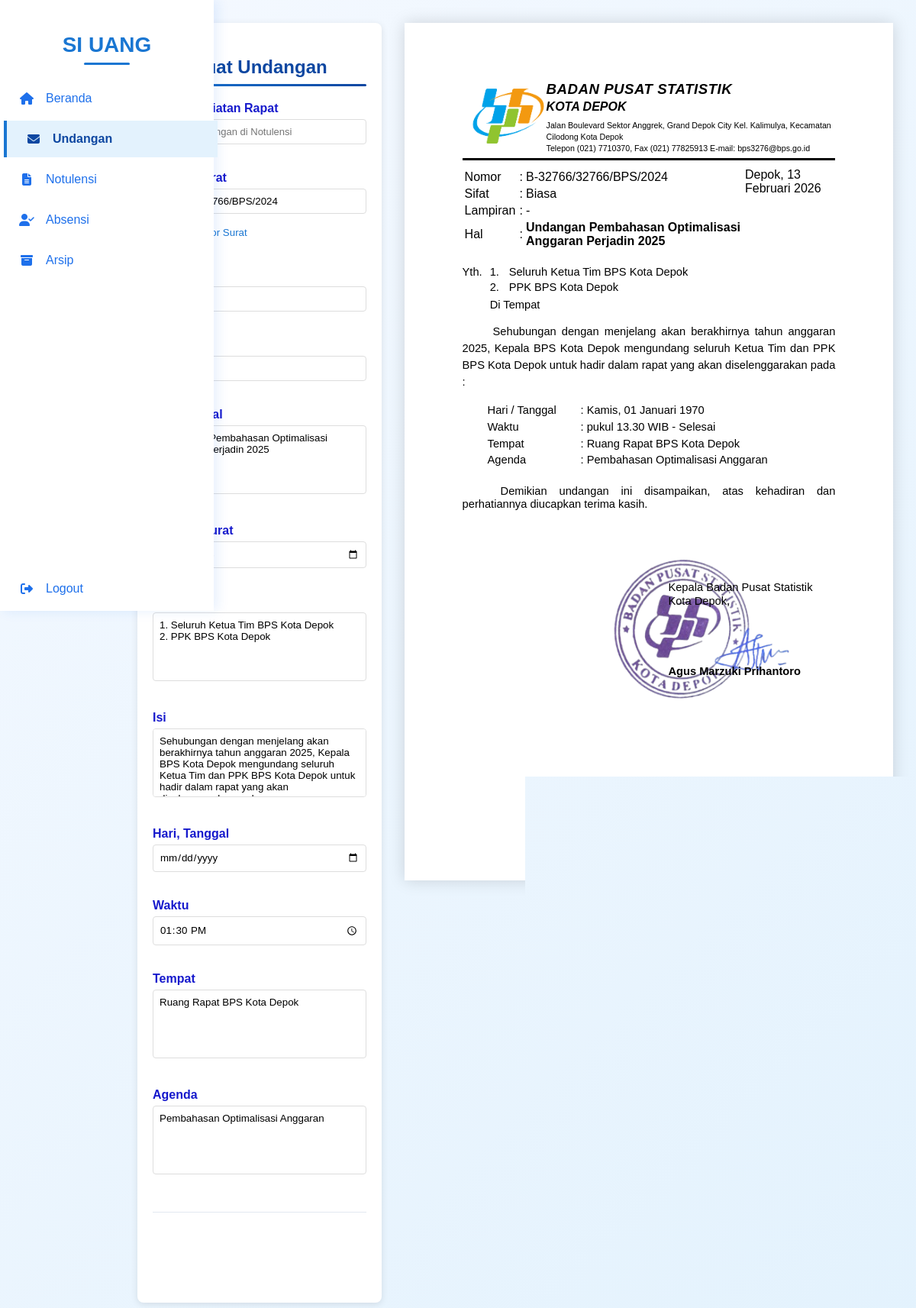
Screenshot of /pages/undangan.php with the database file from the repository.
### tables this page shows
CREATE TABLE `pejabat` (
  `id` int(11) NOT NULL,
  `nama_kepala` varchar(100) NOT NULL,
  `file_stempel_ttd` varchar(255) DEFAULT NULL
);

### pages/undangan.php (the view, shortened to what this page needs)
<?php
$agenda = "Pembahasan Optimalisasi Anggaran";
require_once __DIR__ . '/../koneksi.php';
$query_pejabat = mysqli_query($koneksi, "SELECT * FROM pejabat LIMIT 1");
$pejabat = mysqli_fetch_assoc($query_pejabat);
$is_edit_mode = false;
$nomor    = $_POST['f_nomor']    ?? ($nomor ?? 'B-32766/32766/BPS/2024');
$sifat    = $_POST['f_sifat']    ?? ($sifat ?? 'Biasa');
$lampiran = $_POST['f_lampiran'] ?? ($lampiran ?? '-');
$hal      = $_POST['f_hal']      ?? ($hal ?? 'Undangan Pembahasan Optimalisasi Anggaran Perjadin 2025');
$tglsurat = $_POST['f_tglsurat'] ?? ($tglsurat ?? date('Y-m-d'));
$kepada   = $_POST['f_kepada']   ?? ($kepada ?? "1. Seluruh Ketua Tim BPS Kota Depok\n2. PPK BPS Kota Depok");
$isi      = $_POST['f_isi']      ?? ($isi ?? 'Sehubungan dengan menjelang akan berakhirnya tahun anggaran 2025, Kepala BPS Kota Depok mengundang seluruh Ketua Tim dan PPK BPS Kota Depok untuk hadir dalam rapat yang akan diselenggarakan pada');
$hari     = $_POST['f_hari']     ?? ($hari ?? 'Y-m-d');
$waktu    = $_POST['f_waktu']    ?? ($waktu ?? '13:30');
$tempat   = $_POST['f_tempat']   ?? ($tempat ?? 'Ruang Rapat BPS Kota Depok');
$tempat   = $_POST['f_tempat']   ?? ($tempat ?? 'Ruang Rapat BPS Kota Depok');
$agenda = $_POST['f_agenda'] ?? $agenda;
function formatTanggal($date)
{
    $bulan = ['01' => 'Januari', '02' => 'Februari', '03' => 'Maret', '04' => 'April', '05' => 'Mei', '06' => 'Juni', '07' => 'Juli', '08' => 'Agustus', '09' => 'September', '10' => 'Oktober', '11' => 'November', '12' => 'Desember'];
    if (preg_match('/^\d{4}-\d{2}-\d{2}$/', $date)) {
        [$y, $m, $d] = explode('-', $date);
        return "Depok, $d {$bulan[$m]} $y";
    }
    return $date;
}
function formatHariTanggal($date)
{
    $hari_list = ['Minggu', 'Senin', 'Selasa', 'Rabu', 'Kamis', 'Jumat', 'Sabtu'];
    $bulan_list = ['01' => 'Januari', '02' => 'Februari', '03' => 'Maret', '04' => 'April', '05' => 'Mei', '06' => 'Juni', '07' => 'Juli', '08' => 'Agustus', '09' => 'September', '10' => 'Oktober', '11' => 'November', '12' => 'Desember'];
    $ts = strtotime($date);
    return $hari_list[date('w', $ts)] . ', ' . date('d', $ts) . ' ' . $bulan_list[date('m', $ts)] . ' ' . date('Y', $ts);
}
function formatWaktu($w)
{
    return 'pukul ' . str_replace(':', '.', $w) . ' WIB - Selesai';
}
?>
<!DOCTYPE html>
<html lang="id">
<head>
    <link rel="stylesheet" href="https://cdnjs.cloudflare.com/ajax/libs/font-awesome/6.4.0/css/all.min.css">
</head>
<body>
    <div class="container">
        <div class="sidebar">
            <h2>SI UANG</h2>
            <ul>
                <li><a href="index.php?page=beranda"><i class="fas fa-home"></i> Beranda</a></li>
                <li><a href="index.php?page=undangan" class="active"><i class="fas fa-envelope"></i> Undangan</a></li>
                <li><a href="index.php?page=notulensi"><i class="fas fa-file-alt"></i> Notulensi</a></li>
                <li><a href="index.php?page=absensi"><i class="fas fa-user-check"></i> Absensi</a></li>
                <li><a href="index.php?page=arsip"><i class="fas fa-archive"></i> Arsip</a></li>
                <li style="position: absolute; bottom: 0px; right: 0px; left: 0px;"><a href="index.php?page=logout"><i class="fas fa-sign-out-alt"></i> Logout</a></li>
            </ul>
        </div>
        <div class="main-content">
            <div class="form-container">
                <form id="formUndangan" method="post">
                    <div class="card-head">
                        <h3><?= $is_edit_mode ? 'Edit Undangan' : 'Buat Undangan' ?></h3>
                    </div>
                    <label>Nama Kegiatan Rapat</label>
                    <input name="f_nama_kegiatan" value="<?= htmlspecialchars($nama_kegiatan ?? '') ?>" placeholder="Samakan dengan di Notulensi" required style="font-size: small ">
                    <label>Nomor Surat</label>
                    <input name="f_nomor" value="<?= htmlspecialchars($nomor) ?>">
                    <a href="https://sites.google.com/view/permintaan-nomor-surat/no-surat-2025"
                        target="_blank" style="display: inline-block; margin-bottom: 20px; color: #1976d2;
                text-decoration: none; font-size: 10pt;"><i class="fas fa-external-link-alt"></i> Buat Nomor Surat</a>
                    <label>Sifat</label><input name="f_sifat" value="<?php echo htmlspecialchars($sifat); ?>">
                    <label>Lampiran</label><input name="f_lampiran" value="<?php echo htmlspecialchars($lampiran); ?>">
                    <label>Hal / Perihal</label>
                    <textarea name="f_hal" rows="2"><?= htmlspecialchars($hal) ?></textarea>
                    <label>Tanggal Surat</label><input type="date" name="f_tglsurat" value="<?php echo htmlspecialchars($tglsurat); ?>">
                    <label>Kepada</label>
                    <textarea name="f_kepada" rows="3"><?= htmlspecialchars($kepada) ?></textarea>
                    <label>Isi</label><textarea name="f_isi"><?php echo htmlspecialchars($isi); ?></textarea>
                    <label>Hari, Tanggal</label><input type="date" name="f_hari" value="<?php echo htmlspecialchars($hari); ?>">
                    <label>Waktu</label><input type="time" name="f_waktu" value="<?php echo htmlspecialchars($waktu); ?>">
                    <label>Tempat</label><textarea name="f_tempat"><?php echo htmlspecialchars($tempat); ?></textarea>
                    <label>Agenda</label><textarea name="f_agenda"><?php echo htmlspecialchars($agenda); ?></textarea>
                    <div class="actions" style="margin-top: 30px; border-top: 1px solid #e2e8f0; padding-top: 20px;">
                        <button class="btn save" type="button" onclick="saveNotulensi()" style="flex: 1; justify-content: center; font-size: 16px; padding: 8px;"><i class="fas fa-save"></i> Simpan Undangan</button>
                        <button class="btn print" type="button" onclick="cetakPDF(this)" style="flex: 1; justify-content: center; font-size: 16px; padding: 8px;"><i class="fas fa-print"></i> Cetak PDF</button>
                    </div>
                </form>
            </div>
            <div class="sheet">
                <div class="kop-preview">
                    <div class="kop-logo">
                        <img src="pdf/logo.png" alt="Logo BPS">
                    </div>
                    <div class="kop-text">
                        <div class="instansi-name">BADAN PUSAT STATISTIK</div>
                        <div class="wilayah-name">KOTA DEPOK</div>
                        <div class="alamat-text">
                            Jalan Boulevard Sektor Anggrek, Grand Depok City Kel. Kalimulya,
                            Kecamatan Cilodong Kota Depok<br>
                            Telepon (021) 7710370, Fax (021) 77825913 E-mail: bps3276@bps.go.id
                        </div>
                    </div>
                </div>
                <div class="meta">
                    <table>
                        <tr>
                            <td width="70">Nomor</td>
                            <td>:</td>
                            <td><?= $nomor ?></td>
                        </tr>
                        <tr>
                            <td>Sifat</td>
                            <td>:</td>
                            <td><?= $sifat ?></td>
                        </tr>
                        <tr>
                            <td>Lampiran</td>
                            <td>:</td>
                            <td><?= htmlspecialchars($lampiran) ?></td>
                        </tr>
                        <tr>
                            <td>Hal</td>
                            <td>:</td>
                            <td><strong><?= $hal ?></strong></td>
                        </tr>
                    </table>
                    <div><?= formatTanggal($tglsurat) ?></div>
                </div>
                <div class="content" style="line-height: 1.2;">
                    <div style="display: flex; align-items: flex-start;">
                        <span style="white-space: nowrap; margin-right: 10px;">Yth.</span>
                        <div style="display: flex; flex-direction: column; width: 100%;">
                            <?php
                            $daftar_penerima = explode("\n", $kepada);
                            foreach ($daftar_penerima as $index => $penerima) {
                                $posisi_titik = strpos($penerima, ".");
                                if ($posisi_titik !== false) {
                                    $nomor = substr($penerima, 0, $posisi_titik + 1);
                                    $nama = substr($penerima, $posisi_titik + 1);
                                    echo '<div style="display: flex; align-items: flex-start; margin-bottom: 2px;">';
                                    echo '<span style="min-width: 25px;">' . htmlspecialchars(trim($nomor)) . '</span>';
                                    echo '<span>' . htmlspecialchars(trim($nama)) . '</span>';
                                    echo '</div>';
                                } else {
                                    echo '<div style="margin-bottom: 2px;">' . htmlspecialchars(trim($penerima)) . '</div>';
                                }
                            }
                            ?>
                            <div style="margin-top: 4px;">Di Tempat</div>
                        </div>
                    </div>
                    <?php
                    $isi_preview = trim($isi);
                    if (substr($isi_preview, -1) !== ':') {
                        $isi_preview .= ' :';
                    }
                    ?>
                    <p style="text-indent: 40px; text-align: justify; line-height: 1.5; margin-bottom: 15px;">
                        <?= htmlspecialchars($isi_preview) ?>
                    </p>
                    <table class="detail-table">
                        <tr>
                            <td width="120">Hari / Tanggal</td>
                            <td>:</td>
                            <td><?= formatHariTanggal($hari) ?></td>
                        </tr>
                        <tr>
                            <td>Waktu</td>
                            <td>:</td>
                            <td><?= formatWaktu($waktu) ?></td>
                        </tr>
                        <tr>
                            <td>Tempat</td>
                            <td>:</td>
                            <td><?= $tempat ?></td>
                        </tr>
                        <tr>
                            <td>Agenda</td>
                            <td>:</td>
                            <td><?= $agenda ?></td>
                        </tr>
                    </table>
                    <p style="text-indent: 50px; text-align: justify; margin-top: 20px;">
                        Demikian undangan ini disampaikan, atas kehadiran dan perhatiannya diucapkan terima kasih.
                    </p>
                    <table style="width: 100%; border-collapse: collapse; margin-top: 90px;">
                        <tr>
                            <td style="width: 55%;"></td>
                            <td style="width: 45%; text-align: left; vertical-align: top; position: relative;">
                                <div style="position: absolute; top: -90px; left: -130px; z-index: 1;">
                                    <?php if (!empty($pejabat['file_stempel_ttd'])): ?>
                                        <img src="pdf/<?= htmlspecialchars($pejabat['file_stempel_ttd']) ?>" style="width: 300px; opacity: 0.8;">
                                    <?php endif; ?>
                                </div>
                                <div style="position: relative; z-index: 2;">
                                    <p style="margin: 0; padding: 0;">Kepala Badan Pusat Statistik</p>
                                    <p style="margin: 0; padding: 0;">Kota Depok,</p>
                                </div>
                                <div style="height: 75px;"></div>
                                <div style="position: relative; z-index: 2;">
                                    <p style="margin: 0; padding: 0;"><strong><?= htmlspecialchars($pejabat['nama_kepala'] ?? 'Agus Marzuki Prihantoro') ?></strong></p>
                                </div>
                            </td>
                        </tr>
                    </table>
                </div>
            </div>
        </div>
    </div>
</body>
</html>

### rows the page displays
pejabat: file_stempel_ttd (picture), nama_kepala "Agus Marzuki Prihantoro"

### other values shown
$nomor "B-32766/32766/BPS/2024"
$sifat "Biasa"
$lampiran "-"
$hal "Undangan Pembahasan Optimalisasi Anggaran Perjadin 2025"
formatTanggal($tglsurat) "Depok, 13 Februari 2026"
$nomor "1."
$nama "Seluruh Ketua Tim BPS Kota Depok"
$nomor "2."
$nama "PPK BPS Kota Depok"
$isi_preview "Sehubungan dengan menjelang akan berakhirnya tahun anggaran 2025, Kepala BPS Kota Depok mengundang seluruh Ketua Tim dan PPK BPS Kota Depok untuk hadir dalam rapat yang akan diselenggarakan pada :"
formatHariTanggal($hari) "Kamis, 01 Januari 1970"
formatWaktu($waktu) "pukul 13.30 WIB - Selesai"
$tempat "Ruang Rapat BPS Kota Depok"
$agenda "Pembahasan Optimalisasi Anggaran"
